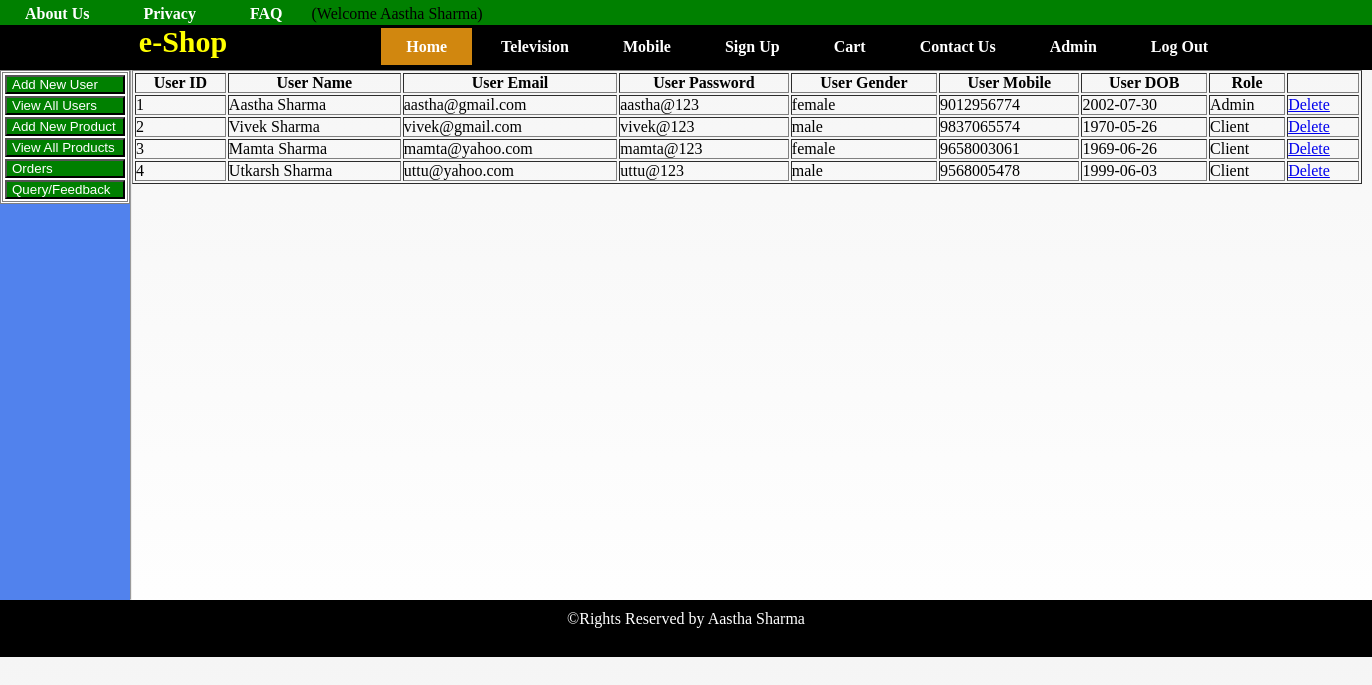
The page /viewalluser.php (signed in) on the database its author committed.
### tables this page shows
CREATE TABLE `usermaster` (
  `user_id` int(11) NOT NULL,
  `user_name` varchar(40) DEFAULT NULL,
  `user_email` varchar(40) DEFAULT NULL,
  `user_pwd` varchar(40) DEFAULT NULL,
  `user_gender` varchar(40) DEFAULT NULL,
  `user_mobile` bigint(20) DEFAULT NULL,
  `user_dob` date DEFAULT NULL,
  `Role` varchar(20) DEFAULT NULL
);

### viewalluser.php (the view, shortened to what this page needs)
<!DOCTYPE html>
<html>
    <head>
        <link rel="stylesheet" href="style.css" type="text/css"/>
    </head>
    <body>
        <?php include './header.php';?>
        <div class="hp1">
            <div style="background-color: #5182ed;">
                <table style="background-color: white; border-style: double;">
                    <form>
                    <tr>
                        <td><button  type="button" value="Add New User" style="color: white; background-color: green; padding-left: 5px;padding-right: 25px;"><a href="http://localhost:8080/PhpProject2/addnewuser.php" style="color: white; text-decoration: none">Add New User</a></button></td>
                    </tr>
                    <tr>
                        <td><button type="button" value="View All User" style="color: white; background-color: green; padding-left: 5px;padding-right: 26px;"><a href="http://localhost:8080/PhpProject2/viewalluser.php" style="color: white; text-decoration: none">View All Users</a></td>
                    </tr>
                    <tr>
                        <td><button type="button" value="Add New Product" style="color: white; background-color: green; padding-left: 5px;padding-right: 7px;"><a href="http://localhost:8080/PhpProject2/addnewproduct.php" style="color: white; text-decoration: none">Add New Product</a></td>
                    </tr>
                    <tr>
                        <td><button type="button" value="View All Products" style="color: white; background-color: green; padding-left: 5px;padding-right: 8px;"><a href="http://localhost:8080/PhpProject2/viewallproduct.php" style="color: white; text-decoration: none">View All Products</a></td>
                    </tr>
                    <tr>
                        <td><button type="button" value="Orders" style="color: white; background-color: green; padding-left: 5px;padding-right: 70px;"><a href="http://localhost:8080/PhpProject2/orders.php" style="color: white; text-decoration: none">Orders</a></td>
                    </tr>
                    <tr>
                        <td><button type="button" value="Query/Feedback" style="color: white; background-color: green; padding-left: 5px;padding-right: 12px;"><a href="http://localhost:8080/PhpProject2/Queryfeedback.php" style="color: white; text-decoration: none">Query/Feedback</a></td>
                    </tr>
                </form>
                </table>
            </div>
            <hr>
            <div>
                <?php
                    $con = mysqli_connect("localhost","root","","eshopDB");
                    $result = mysqli_query($con,"select * from UserMaster");
                    if(mysqli_num_rows($result)>0){
                        echo "<table width='162%' border='1'>";
                        echo "<tr>";
                        echo "<th>User ID</th>";
                        echo "<th>User Name</th>";
                        echo "<th>User Email</th>";
                        echo "<th>User Password</th>";
                        echo "<th>User Gender</th>";
                        echo "<th>User Mobile</th>";
                        echo "<th>User DOB</th>";
                        echo "<th>Role</th>";
                        echo "<th></th>";
                        echo "</tr>";
                     while($row= mysqli_fetch_array($result))
                     {
                         echo "<tr>";
                         echo "<td>$row[0]</td>";
                         echo "<td>$row[1]</td>";
                         echo "<td>$row[2]</td>";
                         echo "<td>$row[3]</td>";
                         echo "<td>$row[4]</td>";
                         echo "<td>$row[5]</td>";
                         echo "<td>$row[6]</td>";
                         echo "<td>$row[7]</td>";
                         echo "<td><a href='deleteuser.php?uid=$row[0]'>Delete</a></td>";
                         echo "</tr>";
                     }
                     echo "</table>";
                    }
                    else
                        echo "<h2>No Product Found</h2>";
                ?>
            </div>
            </div>
        <?php include './footer.php';?>
    </body>
</html>

### style.css (style rules this page uses)
* { margin: 0px; padding: 0px; }
body { display: flex; flex-direction: column; background:linear-gradient(whitesmoke,white); }
.hp1 { display: flex; flex-direction: row; min-height: 530px; }

### rows shown on the page
usermaster: user_id "1", user_name "Aastha Sharma", user_email "aastha@gmail.com", user_pwd "aastha@123", user_gender "female", user_mobile "9012956774", user_dob "2002-07-30", Role "Admin"
usermaster: user_id "2", user_name "Vivek Sharma", user_email "vivek@gmail.com", user_pwd "vivek@123", user_gender "male", user_mobile "9837065574", user_dob "1970-05-26", Role "Client"
usermaster: user_id "3", user_name "Mamta Sharma", user_email "mamta@yahoo.com", user_pwd "mamta@123", user_gender "female", user_mobile "9658003061", user_dob "1969-06-26", Role "Client"
usermaster: user_id "4", user_name "Utkarsh Sharma", user_email "uttu@yahoo.com", user_pwd "uttu@123", user_gender "male", user_mobile "9568005478", user_dob "1999-06-03", Role "Client"

### other values the page prints
$_SESSION[name] "Aastha Sharma"
